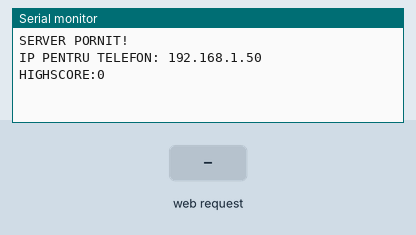
Bench run of a sketch on a simulated ESP32. Shown: the last lines printed to the serial monitor. The inputs (shaded band) are chosen by the test bench. WiFi joins after 1.5 s; servers stay silent unless stated; uploads are accepted with an empty reply.

Above: at 2.9 s.
3.0 s: HTTP request GET /set?level=1 received
At 3.9 s:
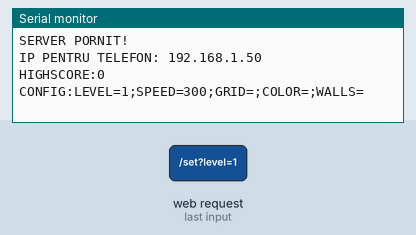
4.5 s: HTTP request GET /set?level=3 received
At 5.0 s:
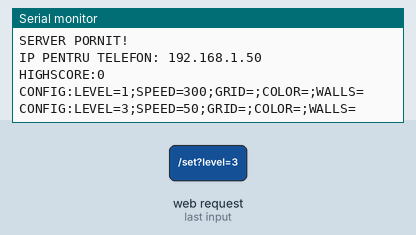

The sketch:

cod_esp32.ino
```cpp
#include <WiFi.h>
#include <HTTPClient.h>
#include <WiFiClientSecure.h>
#include <WebServer.h>
#include "soc/soc.h"
#include "soc/rtc_cntl_reg.h"

// Credentiale pentru retea WiFi
const char* ssid = "LAPTOP_CRISTIAN";
const char* password = "Cristian42";

String supabase_url = "https://trxwaqqoveluhysicitc.supabase.co";
String supabase_key = "eyJhbGciOiJIUzI1NiIsInR5cCI6IkpXVCJ9.eyJpc3MiOiJzdXBhYmFzZSIsInJlZiI6InRyeHdhcXFvdmVsdWh5c2ljaXRjIiwicm9sZSI6ImFub24iLCJpYXQiOjE3NjczNzk3NzYsImV4cCI6MjA4Mjk1NTc3Nn0.B3pHaLhfaMxsOTmYnwrYNiEnUYzPtVM0lKj0lAv0b5g";

int currentLevelID = 2;
int liveScore = 0;
int liveBest = 0;
int liveSpeed = 300;

WebServer server(80);

// Configurare pagina telefon
const char* htmlPage = R"rawliteral(
<!DOCTYPE html><html>
<head>
  <meta name="viewport" content="width=device-width, initial-scale=1">
  <style>
    body { font-family: 'Segoe UI', sans-serif; text-align: center; background-color: #121212; color: white; margin: 0; padding: 10px; }
    h1 { color: #00e676; letter-spacing: 2px; margin-bottom: 20px;}
    .card { background: #1e1e1e; padding: 15px; margin-bottom: 15px; border-radius: 12px; border-left: 4px solid #00e676; text-align: left; }
    h3 { margin: 0 0 10px 0; font-size: 14px; color: #aaa; text-transform: uppercase; }
    select { padding: 12px; width: 100%; border-radius: 8px; background: #333; color: white; border: none; font-size: 16px; }

    .btn-apply { background: linear-gradient(45deg, #00e676, #008CBA); color: #000; border: none; padding: 15px; width: 100%; border-radius: 30px; font-size: 18px; font-weight: bold; cursor: pointer; margin-top: 10px; box-shadow: 0 4px 15px rgba(0, 230, 118, 0.3); }
    .btn-apply:active { transform: scale(0.98); }

    /* Dashboard */
    .score-box { display: flex; justify-content: space-between; margin-bottom: 20px; }
    .score-item { background: #2a2a2a; padding: 15px; border-radius: 10px; width: 30%; text-align: center; }
    .score-val { font-size: 24px; font-weight: bold; color: #ffeb3b; }
    .score-lbl { font-size: 10px; color: #888; letter-spacing: 1px; }

    /* Switch */
    .toggle-row { display: flex; justify-content: space-between; align-items: center; margin-top: 10px; }
    .switch { position: relative; display: inline-block; width: 50px; height: 26px; }
    .switch input { opacity: 0; width: 0; height: 0; }
    .slider { position: absolute; cursor: pointer; top: 0; left: 0; right: 0; bottom: 0; background-color: #555; transition: .4s; border-radius: 34px; }
    .slider:before { position: absolute; content: ""; height: 18px; width: 18px; left: 4px; bottom: 4px; background-color: white; transition: .4s; border-radius: 50%; }
    input:checked + .slider { background-color: #f44336; }
    input:checked + .slider:before { transform: translateX(24px); }
  </style>
</head>
<body>

  <h1>SNAKE PRO</h1>

  <div class="score-box">
    <div class="score-item">
      <div class="score-val" id="liveScore">0</div>
      <div class="score-lbl">SCOR</div>
    </div>
    <div class="score-item">
      <div class="score-val" id="liveSpeed" style="color:#00e676">300</div>
      <div class="score-lbl">MS/MOVE</div>
    </div>
    <div class="score-item">
      <div class="score-val" id="liveBest">--</div>
      <div class="score-lbl">RECORD</div>
    </div>
  </div>

  <div class="card">
    <h3>Setari Joc</h3>
    <select id="level">
      <option value="1">Usoara (Slow)</option>
      <option value="2" selected>Medie (Normal)</option>
      <option value="3">Grea (Fast)</option>
    </select>
    <div style="height:10px"></div>
    <select id="grid">
      <option value="20,10" selected>Standard (20x10)</option>
      <option value="15,15">Patrat (15x15)</option>
      <option value="30,15">Mare (30x15)</option>
      <option value="40,20">Gigant (40x20)</option>
    </select>
  </div>

  <div class="card" style="border-left-color: #ffeb3b">
    <h3>Grafica & Reguli</h3>
    <select id="color">
      <option value="GREEN" selected>Clasic (Verde)</option>
      <option value="CYAN">Cyberpunk (Cyan)</option>
      <option value="MAGENTA">Neon (Mov)</option>
      <option value="YELLOW">Toxic (Galben)</option>
    </select>

    <div class="toggle-row">
      <span>Pereti Mortali?</span>
      <label class="switch">
        <input type="checkbox" id="walls">
        <span class="slider"></span>
      </label>
    </div>
  </div>

  <button class="btn-apply" onclick="sendData()">APLICA TOT</button>
  <p id="status" style="color:#555; font-size:12px">Conectat la ESP32</p>

  <script>
    function sendData() {
      var lvl = document.getElementById("level").value;
      var grd = document.getElementById("grid").value;
      var col = document.getElementById("color").value;
      var wal = document.getElementById("walls").checked ? "1" : "0";

      document.getElementById("status").style.color = "yellow";
      document.getElementById("status").innerText = "Trimitere...";

      fetch('/set?level='+lvl+'&grid='+grd+'&color='+col+'&walls='+wal)
        .then(r => r.text())
        .then(d => {
          document.getElementById("status").style.color = "#00ff00";
          document.getElementById("status").innerText = "✅ " + d;
        });
    }

    setInterval(function() {
      fetch('/data').then(r => r.json()).then(d => {
          document.getElementById("liveScore").innerText = d.live;
          document.getElementById("liveBest").innerText = d.best;
          document.getElementById("liveSpeed").innerText = d.spd;
      });
    }, 1000);
  </script>
</body></html>
)rawliteral";

String getSupabaseScore(int id);
void updateSupabaseScore(String scoreVal, int id);

void setup() {
  WRITE_PERI_REG(RTC_CNTL_BROWN_OUT_REG, 0);
  Serial.begin(115200);
  Serial.setTimeout(50);

  WiFi.begin(ssid, password);
  while (WiFi.status() != WL_CONNECTED) delay(500);

  server.on("/", []() { server.send(200, "text/html", htmlPage); });

  server.on("/data", []() {
    String json = "{\"live\":" + String(liveScore) + ",\"best\":" + String(liveBest) + ",\"spd\":" + String(liveSpeed) + "}";
    server.send(200, "application/json", json);
  });

  server.on("/set", []() {
    if (server.hasArg("level")) {
      String lvl = server.arg("level");
      String grd = server.arg("grid");
      String col = server.arg("color");
      String wal = server.arg("walls");

      int spd = 150;
      if (lvl == "1") spd = 300;
      if (lvl == "3") spd = 50;
      currentLevelID = lvl.toInt();

      String cmd = "CONFIG:LEVEL=" + lvl + ";SPEED=" + String(spd) + ";GRID=" + grd + ";COLOR=" + col + ";WALLS=" + wal;
      Serial.println(cmd);

      server.send(200, "text/plain", "Setari Actualizate!");
    }
  });

  server.begin();
  Serial.println("\nSERVER PORNIT!");
  Serial.print("IP PENTRU TELEFON: ");
  Serial.println(WiFi.localIP());

  String s = getSupabaseScore(currentLevelID);
  liveBest = s.toInt();
  Serial.println("HIGHSCORE:" + s);
}

void loop() {
  server.handleClient();

  if (Serial.available()) {
    String command = Serial.readStringUntil('\n');
    command.trim();

    if (command == "GET_HIGHSCORE") {
      String hs = getSupabaseScore(currentLevelID);
      liveBest = hs.toInt();
      Serial.print("HIGHSCORE:");
      Serial.println(hs);
    }
    else if (command.startsWith("LIVE:")) {
       liveScore = command.substring(5).toInt();
    }
    else if (command.startsWith("LIVE_SPEED:")) {
       liveSpeed = command.substring(11).toInt();
    }
    else if (command.startsWith("SET_SCORE:")) {
      String val = command.substring(10);
      updateSupabaseScore(val, currentLevelID);
      liveBest = val.toInt();
    }
  }
}

// Functii de interogare tabel in Supabase
void updateSupabaseScore(String scoreVal, int id) {
  if(WiFi.status() == WL_CONNECTED){
    WiFiClientSecure client; client.setInsecure(); HTTPClient http;
    http.begin(client, supabase_url + "/rest/v1/highscores?id=eq." + String(id));
    http.addHeader("apikey", supabase_key);
    http.addHeader("Authorization", "Bearer " + supabase_key);
    http.addHeader("Content-Type", "application/json");
    http.PATCH("{\"score\": " + scoreVal + "}");
    http.end();
  }
}

String getSupabaseScore(int id) {
  if(WiFi.status() == WL_CONNECTED){
    WiFiClientSecure client; client.setInsecure(); HTTPClient http;
    http.begin(client, supabase_url + "/rest/v1/highscores?id=eq." + String(id) + "&select=score");
    http.addHeader("apikey", supabase_key);
    http.addHeader("Authorization", "Bearer " + supabase_key);
    int code = http.GET();
    if (code > 0) {
      String payload = http.getString();
      int start = payload.indexOf("score\":");
      if (start > 0) {
        int end = payload.indexOf("}", start);
        return payload.substring(start + 7, end);
      }
    }
    http.end();
  }
  return "0";
}
```

Measured:
- after the input at 3.0 s, the serial monitor: prints a new line at once (image 1)
- after the input at 4.5 s, the serial monitor: prints a new line at once (image 2)
